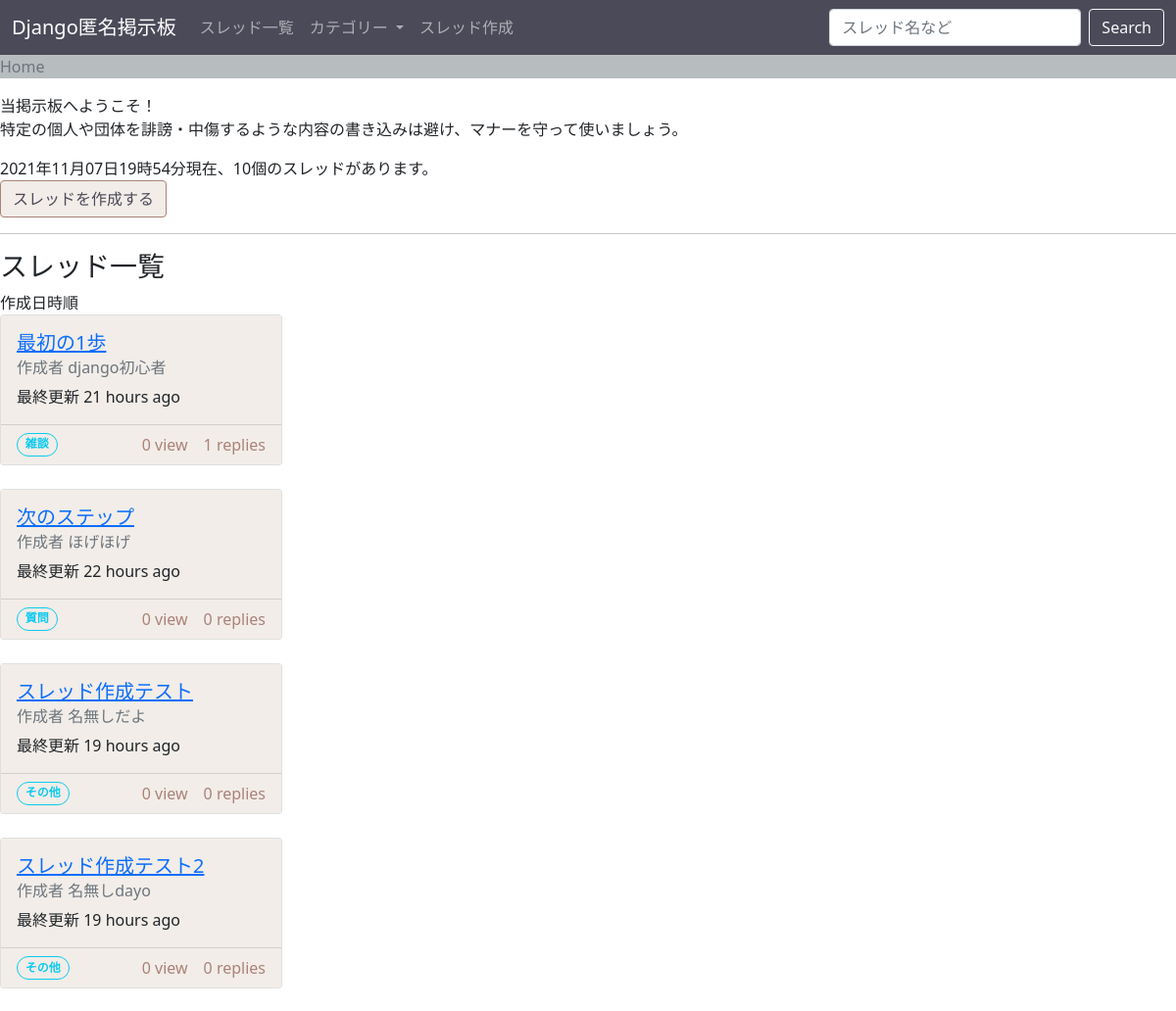
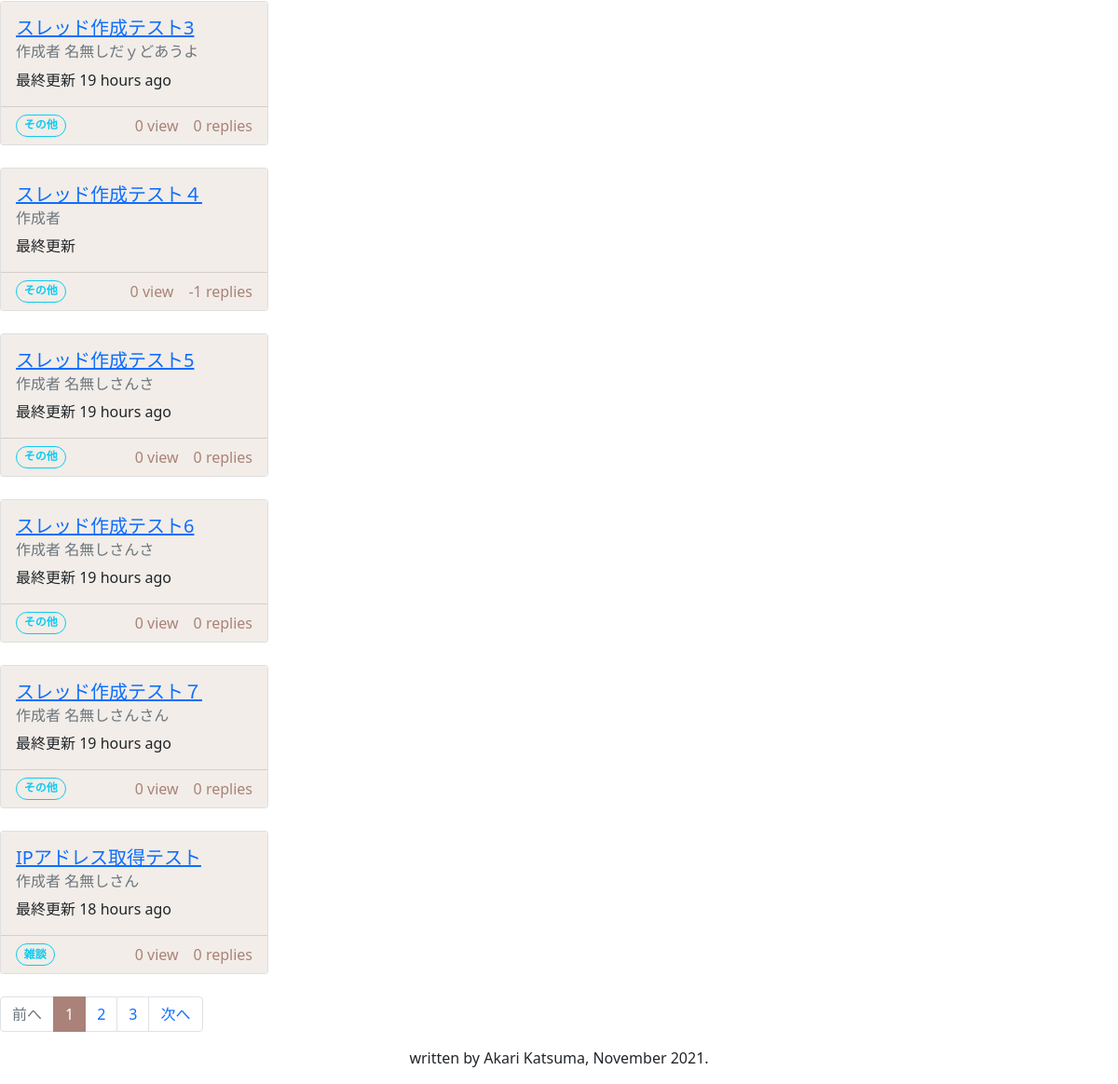
The app's page /, older data (2 pictures, top to bottom).
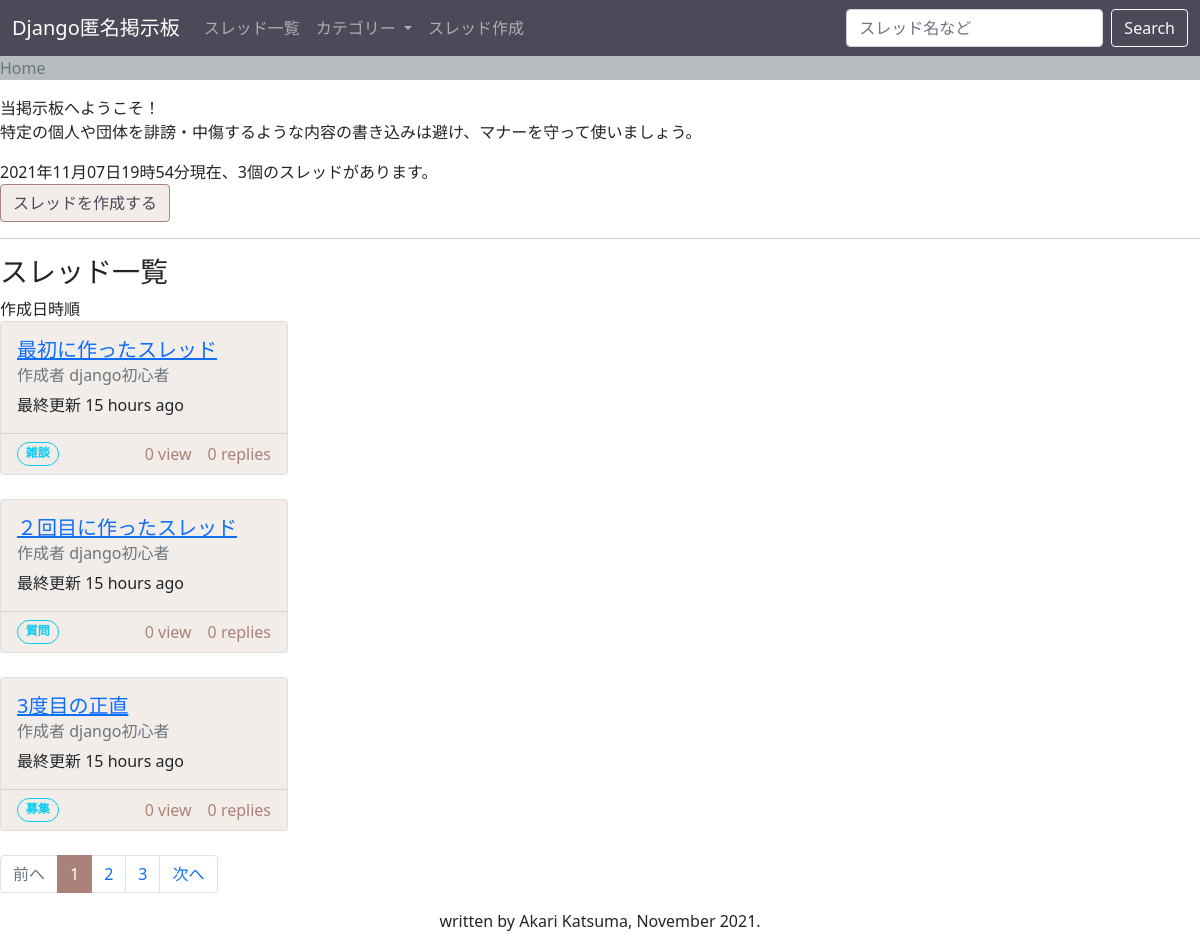
The same page, newer data.
### keijiban/models.py (models this page shows, shortened)
class Thread(models.Model):
    title = models.CharField(
        max_length=255,
        blank=False,
        null=False,
        default="無題")
    view = models.IntegerField(
        blank=True,
        null=False,
        default=0)
    category = models.ForeignKey(
        Category,
        null=True,
        on_delete=models.SET_NULL)

class Post(models.Model):
    IPaddress = models.GenericIPAddressField(
        blank=False,
        null=False)
    ipID = models.CharField(
        max_length=8,
        blank=True,
        null=False,
        default="xxxxxxxx")
    created = models.DateTimeField(
        auto_now_add=True,
        editable=False,
        blank=False,
        null=False)
    name = models.CharField(
        max_length=15,
        blank=False,
        null=False,
        default="名無しさん")
    body = models.TextField(
        max_length=255,
        blank=False,
        null=False)
    thread = models.ForeignKey(
        Thread,
        on_delete=models.CASCADE)
    tags = models.ManyToManyField(
        Tag,
        blank=True)

class Category(models.Model):
    name = models.CharField(
        max_length=255,
        blank=False,
        null=False,)
    def __str__(self):
        return self.name

### keijiban/views.py (the view)
# urls.py: path('', Index.as_view(), name="index"),
class Index(ListView):
    model = Thread
    paginated_by = 10

### keijiban/templates/keijiban/thread_list.html (shortened to what this page needs)
{% extends "_base.html" %}
{% load humanize %}
{% load static %}
{% block pageTitle %}
<link rel="stylesheet" type="text/css" href="{% static 'scss/indexTable.css' %}">
{% endblock %}
{% block main %}
<p>
    当掲示板へようこそ！<br>
    特定の個人や団体を誹謗・中傷するような内容の書き込みは避け、マナーを守って使いましょう。
</p>
<div>
    {% now "Y年m月d日H時i分" %}現在、{{ object_list | length | intcomma }}個のスレッドがあります。<br>
    <a class="btn" style="background:#f2ede8; color:#4B4A59; border: 1px solid #AA8279;" href="{% url 'create' %}" role="button">スレッドを作成する</a><br>
</div>
<hr>
<h3>スレッド一覧</h3>
{% if object_list %}
    作成日時順<br>
    {% for t in object_list %}
    <div class="card" style="width: 18rem;">
        <div class="card-body" style="background:#f2ede8;">
            <a href="{% url 'thread' t.id %}">
                <h5 class="card-title">{{ t.title }}</h5>
            </a>
            <h6 class="card-subtitle mb-2 text-muted">作成者 {{ t.post_set.first.name }}</h6>
            <p class="card-text">最終更新 {{ t.post_set.last.created | naturaltime }}</p>
        </div>
        <div class="card-footer" style="display: flex;justify-content: space-between; background:#f2ede8; color:#AA8279;">
            <span class="badge rounded-pill text-info  border border-info badge-outlined">{{t.category}}</span>{{t.view| intcomma }} view　{{t.post_set.all| length | add:"-1"}} replies
        </div>
    </div>
    <br>
    {% endfor %}
    <nav aria-label="...">
        <ul class="pagination">
            <li class="page-item disabled">
                <span class="page-link" href="#" tabindex="-1" aria-disabled="true">前へ</span>
            </li>
            <li class="page-item active" aria-current="page">
                <span class="page-link" style="background-color: #AA8279; border-color: #AA8279;" href="#">1</span>
            </li>
            <li class="page-item"><a class="page-link" href="#">2</a></li>
            <li class="page-item"><a class="page-link" href="#">3</a></li>
            <li class="page-item">
                <a class="page-link" href="#">次へ</a>
            </li>
        </ul>
    </nav>
{% else %}
    <p>まだスレッドはありません。新しいスレッドを作りませんか？</p>
{% endif %}
{% endblock %}

### keijiban/templates/_base.html (shortened to what this page needs)
{% load static %}
{% load Myfunc %}
<!DOCTYPE html>
<html lang="ja">
    <head>
        <link href="https://cdn.jsdelivr.net/npm/bootstrap@5.0.0-beta1/dist/css/bootstrap.min.css" rel="stylesheet">
        <link rel="stylesheet" type="text/css" href="{% static 'scss/custom.scss' %}">
        {% block pageTitle %}{% endblock %}
    </head>
    <body>
        <nav class="navbar sticky-top navbar-expand-lg navbar-dark" style="background-color: #4B4A59">
            <div class="container-fluid">
                <a class="navbar-brand" href="/">Django匿名掲示板</a>
                <div class="collapse navbar-collapse" id="navbarSupportedContent">
                    <ul class="navbar-nav me-auto mb-2 mb-lg-0">
                        <li class="nav-item">
                            <a class="nav-link" aria-current="page" href="{% url 'index' %}">スレッド一覧</a>
                        </li>
                        <li class="nav-item dropdown">
                            <a class="nav-link dropdown-toggle" id="navbarDropdown" role="button" data-bs-toggle="dropdown" aria-expanded="false">
                                カテゴリー
                            </a>
                        </li>
                        <li class="nav-item">
                            <a class="nav-link" aria-current="page" href="{% url 'create' %}">スレッド作成</a>
                        </li>
                    </ul>
                    <form class="d-flex">
                        <input class="form-control me-2" type="search" placeholder="スレッド名など" aria-label="Search">
                        <button class="btn btn-outline-light" type="submit">Search</button>
                    </form>
                </div>
            </div>
        </nav>
        {% block breadcrumb %}
        <nav style="--bs-breadcrumb-divider: '>'; background-color: #B7BCBF;" aria-label="breadcrumb">
            <ol class="breadcrumb">
                <li class="breadcrumb-item active" aria-current="page">Home</li>
            </ol>
        </nav>
        {% endblock %}
        {% block main %}{% endblock %}
        <footer style="text-align: center;">
            <p>
                written by Akari Katsuma, November 2021.
            </p>
        </footer>
    </body>
</html>

Row changes from the older to the newer data that the page shows:
removed Thread: title "スレッド作成テスト", post_set.first.name "名無しだよ", post_set.last.created "19 hours ago", category "その他", view "0", post_set.all|length "0"
removed Thread: title "スレッド作成テスト2", post_set.first.name "名無しdayo", post_set.last.created "19 hours ago", category "その他", view "0", post_set.all|length "0"
removed Thread: title "スレッド作成テスト3", post_set.first.name "名無しだｙどあうよ", post_set.last.created "19 hours ago", category "その他", view "0", post_set.all|length "0"
removed Thread: title "スレッド作成テスト４", category "その他", view "0", post_set.all|length "-1"
removed Thread: title "スレッド作成テスト5", post_set.first.name "名無しさんさ", post_set.last.created "19 hours ago", category "その他", view "0", post_set.all|length "0"
removed Thread: title "スレッド作成テスト6", post_set.first.name "名無しさんさ", post_set.last.created "19 hours ago", category "その他", view "0", post_set.all|length "0"
removed Thread: title "スレッド作成テスト７", post_set.first.name "名無しさんさん", post_set.last.created "19 hours ago", category "その他", view "0", post_set.all|length "0"
removed Thread: title "IPアドレス取得テスト", post_set.first.name "名無しさん", post_set.last.created "18 hours ago", category "雑談", view "0", post_set.all|length "0"
changed Thread "雑談": title "最初の1歩" → "最初に作ったスレッド"; post_set.last.created "21 hours ago" → "15 hours ago"; post_set.all|length "1" → "0"
changed Thread "質問": title "次のステップ" → "２回目に作ったスレッド"; post_set.first.name "ほげほげ" → "django初心者"; post_set.last.created "22 hours ago" → "15 hours ago"
added Thread: title "3度目の正直", post_set.first.name "django初心者", post_set.last.created "15 hours ago", category "募集", view "0", post_set.all|length "0"
Text that changed along with them:
{{ object_list | length | intcomma }}: "10" → "3"
